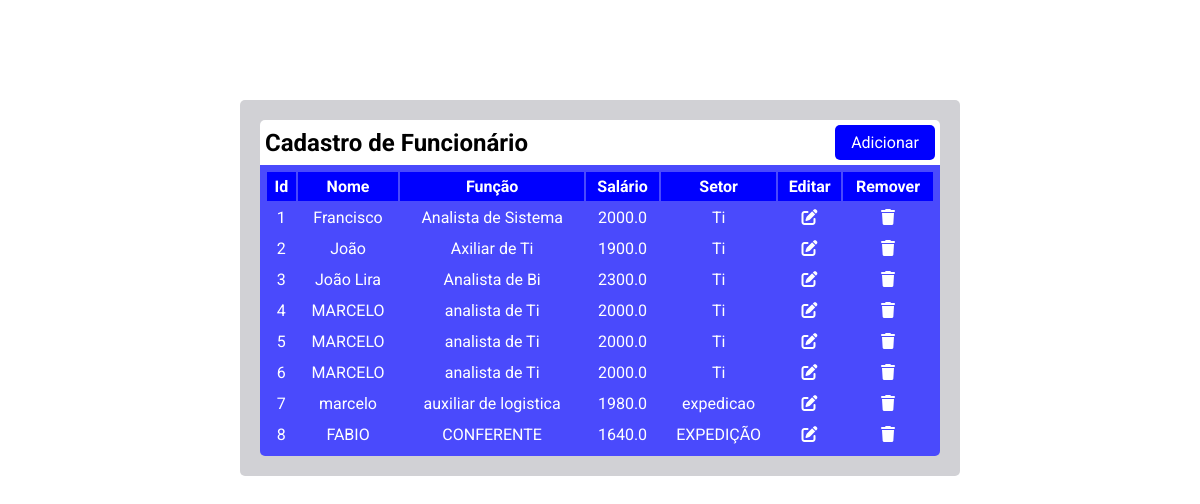
Before: / with the older database file.
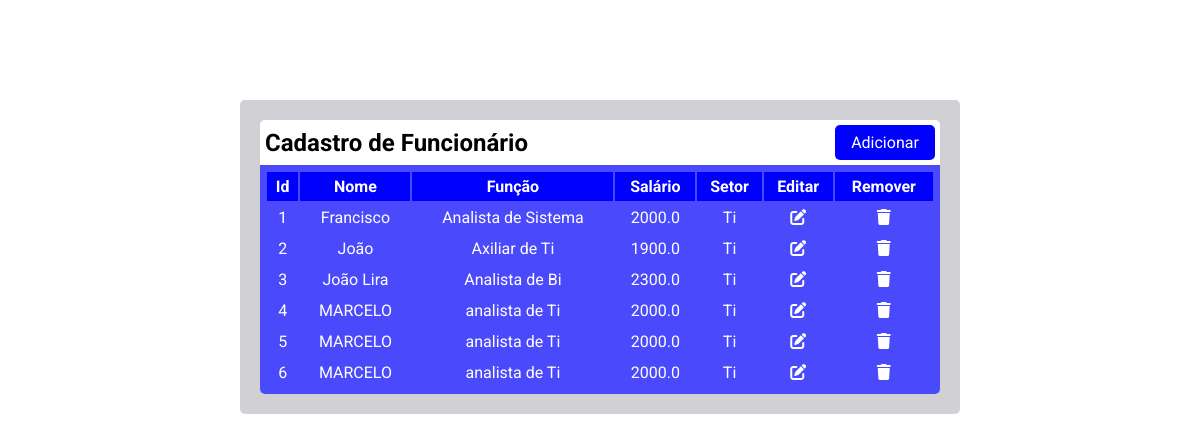
After: the same page with the newer database file.
### tables this page shows
CREATE TABLE funcionario (
               id INTEGER PRIMARY KEY AUTOINCREMENT,
               nome TEXT,
               funcao TEXT,
               salario FLOAT,
               setor TEXT);

### main.py (the view)
@app.route('/')
def index():
    lista = database.README()
    dados_formulario = request.form.to_dict()
    return render_template('index.html',lista=lista,dados=dados_formulario)

### database.py (called while the page is built)
def conexao():
    conect = sqlite3.connect('crud.db')
    cursor = conect.cursor()
    return cursor

def README():
    cursor = conexao()
    cursor.execute('SELECT * FROM funcionario')
    lista = cursor.fetchall()
    return lista

### templates/index.html (shortened to what this page needs)
<!DOCTYPE html>
<html lang="pt-br">
<head>
    <link rel="stylesheet" href="https://cdnjs.cloudflare.com/ajax/libs/font-awesome/6.7.2/css/all.min.css" />
    <link rel="stylesheet" href="/static/style.css">
</head>
<body>
    <div class="container">
        <div class="header">
            <h2>Cadastro de Funcionário</h1>
            <button id="add" onclick="abrirModal()">Adicionar</button>
        </div>
        <div class="div-table">
            <table>
                <thead >
                    <tr>
                        <th>Id</th>
                        <th>Nome</th>
                        <th>Função</th>
                        <th>Salário</th>
                        <th>Setor</th>
                        <th>Editar</th>
                        <th>Remover</th>
                    </tr>
                </thead>
                {% for i in lista %}
                <tr>
                    <td>{{i[0]}}</td>
                    <td>{{i[1]}}</td>
                    <td>{{i[2]}}</td>
                    <td>{{i[3]}}</td>
                    <td>{{i[4]}}</td>
                    <td><i class="fa-solid fa-pen-to-square" id="{{i[0]}}"></i></td>
                    <td><i class="fa-solid fa-trash" id="{{i[0]}}"></i></td>
                </tr>
                {% endfor %}
            </table>
        </div>
    </div>
</body>
</html>

### static/style.css (style rules this page uses)
* { margin: 0; padding: 0; box-sizing: border-box; font-family: 'Roboto', sans-serif; outline: none; }
body { background-color: white; }
.container { flex-wrap: wrap; background-color: #d1d1d5; justify-content: center; align-items: center; width: 60%; border-radius: 5px; padding: 20px; margin: 100px auto 0; }
.container .header { display: flex; flex-wrap: wrap; justify-content:space-between; align-items: center; background-color: white; padding: 5px; border-radius: 5px 5px 0 0; }
.container .header > button { width: 100px; background-color: blue; color: white; font-size: 1rem; border-radius: 5px; padding: 8px; border: none; cursor: pointer; }
.container thead th { background-color: blue; padding: 5px; }
.container .div-table { width: 100%; flex-wrap: wrap; justify-content: center; background-color: rgb(74, 74, 252); border-radius: 0 0 5px 5px; }
.container .div-table, table { width: 100%; justify-content: center; align-items: center; }
.container .div-table, tr > td { flex-wrap: wrap; color: white; text-align: center; padding: 5px; }
.container .div-table i { cursor: pointer; }

Changed rows visible on the page:
removed funcionario: id "7", nome "marcelo", funcao "auxiliar de logistica", salario "1980.0", setor "expedicao"
removed funcionario: id "8", nome "FABIO", funcao "CONFERENTE", salario "1640.0", setor "EXPEDIÇÃO"
